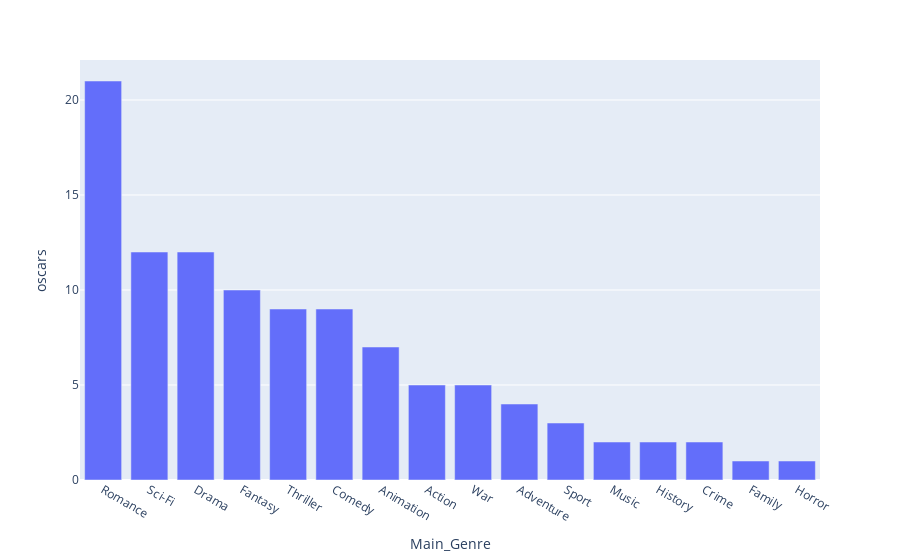

Write notebook code for a chart like this one.
### Code cell
import plotly.express as px

# convert our series to a df
data_plot = genre['Main_Genre'].value_counts().rename_axis('Main_Genre').reset_index(name='oscars')
fig = px.bar(data_plot, x='Main_Genre', y='oscars')
fig.show()

### Figure 1 — Plotly figure (JSON) as saved in the notebook; plotly's stock layout.template omitted (floating-point values rounded to 4 significant figures)
{"data": [{"alignmentgroup": "True", "hoverlabel": {"namelength": 0}, "hovertemplate": "Main_Genre=%{x}<br>oscars=%{y}", "legendgroup": "", "marker": {"color": "#636efa"}, "name": "", "offsetgroup": "", "orientation": "v", "showlegend": false, "textposition": "auto", "type": "bar", "x": ["Romance", "Sci-Fi", "Drama", "Fantasy", "Thriller", "Comedy", "Animation", "Action", "War", "Adventure", "Sport", "Music", "History", "Crime", "Family", "Horror"], "xaxis": "x", "y": [21, 12, 12, 10, 9, 9, 7, 5, 5, 4, 3, 2, 2, 2, 1, 1], "yaxis": "y"}], "layout": {"barmode": "relative", "legend": {"tracegroupgap": 0}, "margin": {"t": 60}, "xaxis": {"anchor": "y", "domain": [0, 1], "title": {"text": "Main_Genre"}}, "yaxis": {"anchor": "x", "domain": [0, 1], "title": {"text": "oscars"}}}}
